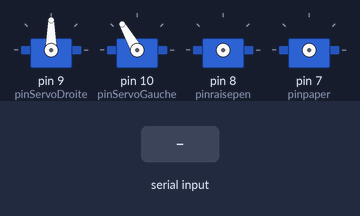
Recording of a sketch running on a simulated Arduino Uno, built with avr-gcc and run on an emulated ATmega328P. Shown: 4 × servo. The test bench sets the inputs (shaded band). What the sketch prints to the serial monitor is not drawn.

Above: at 1.2 s.
1.3 s: byte 90 received over Serial
At 1.8 s:
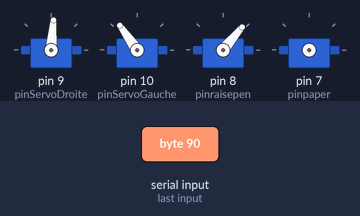
At 2.4 s:
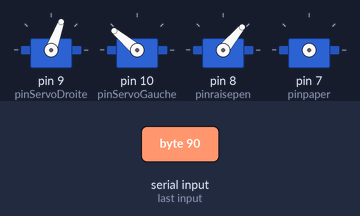
Timing chart, 0 to 21.5 s (numbered marks = the images above; inputs shaded):
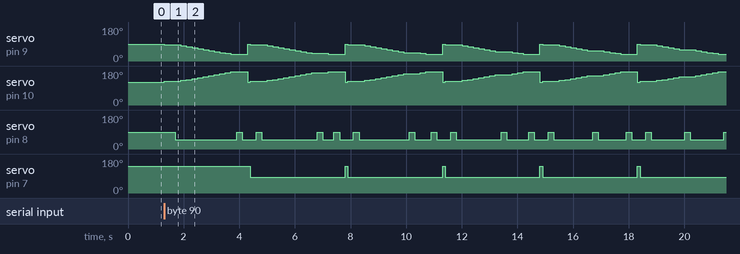

Measured:
- after the input at 1.3 s, servo on pin 9 (pinServoDroite): ramps from 90° to 35° and jumps back, once every 3.5 s; servo on pin 10 (pinServoGauche): ramps from 120° to 175° and jumps back, once every 3.5 s

The sketch:

Projet2.ino
```cpp
#include "lettre.h"

Servo servoDroite;
Servo servoGauche;
Servo raisepen;
Servo paper;

const int pinpaper = 7;
const int pinraisepen = 8;

const int pinServoDroite = 9;
const int pinServoGauche = 10;

int inangle = 90;
int outangle = 50;
int angleDroite = 90;
int angleGauche = 120;

void setup() {
  Serial.begin(9600);

  // Attacher les servomoteurs aux broches correspondantes
  servoDroite.attach(pinServoDroite);
  servoGauche.attach(pinServoGauche);

  // Placer les servomoteurs à leurs positions initiales
  servoDroite.write(angleDroite);
  servoGauche.write(angleGauche);
}

void loop() {
  enter_exit_letter();
}
```

fonction.cpp
```cpp
#include "lettre.h"

void bras(int value) {
   // Déplacer les servomoteurs 11 fois
    // Augmenter l'angle du servomoteur de droite
    angleDroite -= 5;
    servoDroite.write(angleDroite);

    // Réduire l'angle du servomoteur de gauche
    angleGauche += 5;
    servoGauche.write(angleGauche);

    // Attendre 2000 millisecondes entre chaque mouvement
    delay(200);
}


void bras_init(){
  // Remettre les servomoteurs à leurs positions initiales
  angleDroite = 90;
  angleGauche = 120;
  servoDroite.write(angleDroite);
  servoGauche.write(angleGauche);
}
void put_pencil() {
  inangle = 90;
  outangle = 50;
  raisepen.attach(pinraisepen);
  raisepen.write(inangle);
  delay(200);
  raisepen.write(outangle);
  delay(200);
}

void TPE_intercolumn() {
  paper.attach(pinpaper);
  paper.write(2000);
  delay(100);
  paper.write(1400);
}

void TPE_interlettre() {
  paper.attach(pinpaper);
  paper.write(2000);
  delay(500);
  paper.write(1400);
}

void enter_exit_letter() {
  if (Serial.available() > 0) {   // Vérification d'une entrée
    int receivedChar = Serial.read();   // entrée du moniteur série pour le choix de(s/la) phrase(s) à écrire
    // Permet de passer les miniscules en majuscules car l'écribot écrit seulement en majuscule
    if(receivedChar >= 97 && receivedChar <= 122){    // sachant que les minuscule sont compris de 97 à 122 dans les entiers
      receivedChar = receivedChar - 32;    // Permet de passer de minuscule à majuscule car 32 nombres d'écart
    }

    for (int letter_index = 0; letter_index < 40; letter_index++) {    // Parcours les 40 lettres/chiffres/symboles disponible
      if (receivedChar == ordre[letter_index]) {   // cherche l'indice des lettres/chiffres/symboles
        // Permet d'afficher les lettres dans le moniteur série sous forme de matrice de 1 et 0
        for (int column_index = 0; column_index < 11; column_index++) {
          for (int line_index = 0; line_index < 11; line_index++) {
            unsigned int valeur = pgm_read_word(&listecharactere[letter_index][line_index][column_index]);   //lecture de la valeur de la matrice au indice
            bras(line_index);
            if (valeur == 1) {
              Serial.print(valeur);
              put_pencil();
            } else {
              Serial.print(" ");
            }
          }
          bras_init();
          TPE_intercolumn();
          Serial.println();
        }
        TPE_interlettre();
        Serial.println();
      }
    }
  }
}
```

lettre.h
```cpp
#ifndef LETTRE_H
#define LETTRE_H

#include <Arduino.h>
#include <Servo.h>

extern const unsigned int listecharactere[40][11][11];
extern int ordre[40];
extern Servo servoDroite;
extern Servo servoGauche;
extern Servo raisepen;
extern Servo paper;

// Déclaration des broches de connexion pour les servomoteurs
extern const int pinServoDroite;
extern const int pinServoGauche;
extern const int pinraisepen;
extern const int pinpaper;

// Déclaration des angles de départ pour les servomoteurs
extern int angleDroite;
extern int angleGauche;
extern int inangle;
extern int outangle;

// Déclaration des fonctions
void bras(int value);
void put_pencil(int value);
void TPE_intercolumn();
void TPE_interlettre();
void enter_exit_letter();

#endif
```

Source omitted: lettre.cpp (data table, 12576 bytes)
